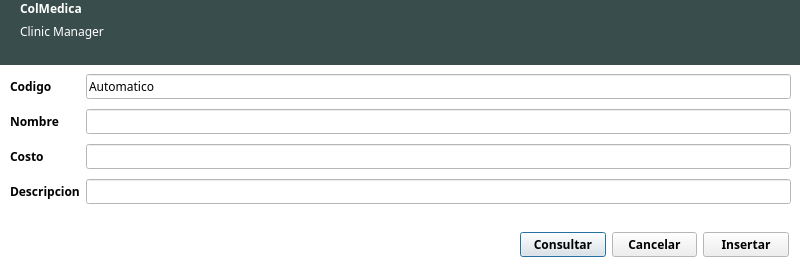
<?xml version="1.0" encoding="UTF-8"?>
<ui version="4.0">
 <class>dialogNuevoMedicamento</class>
 <widget class="QDialog" name="dialogNuevoMedicamento">
  <property name="geometry">
   <rect>
    <x>0</x>
    <y>0</y>
    <width>800</width>
    <height>272</height>
   </rect>
  </property>
  <property name="palette">
   <palette>
    <active>
     <colorrole role="Base">
      <brush brushstyle="SolidPattern">
       <color alpha="255">
        <red>255</red>
        <green>255</green>
        <blue>255</blue>
       </color>
      </brush>
     </colorrole>
     <colorrole role="Window">
      <brush brushstyle="SolidPattern">
       <color alpha="255">
        <red>255</red>
        <green>255</green>
        <blue>255</blue>
       </color>
      </brush>
     </colorrole>
    </active>
    <inactive>
     <colorrole role="Base">
      <brush brushstyle="SolidPattern">
       <color alpha="255">
        <red>255</red>
        <green>255</green>
        <blue>255</blue>
       </color>
      </brush>
     </colorrole>
     <colorrole role="Window">
      <brush brushstyle="SolidPattern">
       <color alpha="255">
        <red>255</red>
        <green>255</green>
        <blue>255</blue>
       </color>
      </brush>
     </colorrole>
    </inactive>
    <disabled>
     <colorrole role="Base">
      <brush brushstyle="SolidPattern">
       <color alpha="255">
        <red>255</red>
        <green>255</green>
        <blue>255</blue>
       </color>
      </brush>
     </colorrole>
     <colorrole role="Window">
      <brush brushstyle="SolidPattern">
       <color alpha="255">
        <red>255</red>
        <green>255</green>
        <blue>255</blue>
       </color>
      </brush>
     </colorrole>
    </disabled>
   </palette>
  </property>
  <property name="font">
   <font>
    <family>Ubuntu Condensed</family>
    <weight>75</weight>
    <bold>true</bold>
   </font>
  </property>
  <property name="cursor">
   <cursorShape>PointingHandCursor</cursorShape>
  </property>
  <property name="windowTitle">
   <string>Nuevo medicamento</string>
  </property>
  <property name="autoFillBackground">
   <bool>false</bool>
  </property>
  <widget class="QWidget" name="widgetCabecera" native="true">
   <property name="geometry">
    <rect>
     <x>0</x>
     <y>0</y>
     <width>800</width>
     <height>65</height>
    </rect>
   </property>
   <property name="palette">
    <palette>
     <active>
      <colorrole role="WindowText">
       <brush brushstyle="SolidPattern">
        <color alpha="255">
         <red>255</red>
         <green>255</green>
         <blue>255</blue>
        </color>
       </brush>
      </colorrole>
      <colorrole role="Base">
       <brush brushstyle="SolidPattern">
        <color alpha="255">
         <red>255</red>
         <green>255</green>
         <blue>255</blue>
        </color>
       </brush>
      </colorrole>
      <colorrole role="Window">
       <brush brushstyle="SolidPattern">
        <color alpha="255">
         <red>57</red>
         <green>77</green>
         <blue>76</blue>
        </color>
       </brush>
      </colorrole>
     </active>
     <inactive>
      <colorrole role="WindowText">
       <brush brushstyle="SolidPattern">
        <color alpha="255">
         <red>255</red>
         <green>255</green>
         <blue>255</blue>
        </color>
       </brush>
      </colorrole>
      <colorrole role="Base">
       <brush brushstyle="SolidPattern">
        <color alpha="255">
         <red>255</red>
         <green>255</green>
         <blue>255</blue>
        </color>
       </brush>
      </colorrole>
      <colorrole role="Window">
       <brush brushstyle="SolidPattern">
        <color alpha="255">
         <red>57</red>
         <green>77</green>
         <blue>76</blue>
        </color>
       </brush>
      </colorrole>
     </inactive>
     <disabled>
      <colorrole role="WindowText">
       <brush brushstyle="SolidPattern">
        <color alpha="255">
         <red>159</red>
         <green>158</green>
         <blue>158</blue>
        </color>
       </brush>
      </colorrole>
      <colorrole role="Base">
       <brush brushstyle="SolidPattern">
        <color alpha="255">
         <red>57</red>
         <green>77</green>
         <blue>76</blue>
        </color>
       </brush>
      </colorrole>
      <colorrole role="Window">
       <brush brushstyle="SolidPattern">
        <color alpha="255">
         <red>57</red>
         <green>77</green>
         <blue>76</blue>
        </color>
       </brush>
      </colorrole>
     </disabled>
    </palette>
   </property>
   <property name="autoFillBackground">
    <bool>true</bool>
   </property>
   <widget class="QWidget" name="layoutWidget_4">
    <property name="geometry">
     <rect>
      <x>20</x>
      <y>0</y>
      <width>162</width>
      <height>62</height>
     </rect>
    </property>
    <layout class="QFormLayout" name="formLayout_5">
     <item row="0" column="0">
      <widget class="QLabel" name="labelColMedica">
       <property name="styleSheet">
        <string notr="true">font: 30pt &quot;Ubuntu Condensed&quot;;
color: rgb(255, 255, 255);</string>
       </property>
       <property name="text">
        <string>ColMedica</string>
       </property>
      </widget>
     </item>
     <item row="1" column="0">
      <widget class="QLabel" name="labelClinicManager">
       <property name="font">
        <font>
         <weight>50</weight>
         <bold>false</bold>
        </font>
       </property>
       <property name="text">
        <string>Clinic Manager</string>
       </property>
      </widget>
     </item>
    </layout>
   </widget>
  </widget>
  <widget class="QWidget" name="layoutWidget">
   <property name="geometry">
    <rect>
     <x>10</x>
     <y>70</y>
     <width>781</width>
     <height>141</height>
    </rect>
   </property>
   <layout class="QGridLayout" name="gridLayout">
    <item row="1" column="1">
     <widget class="QLineEdit" name="lineEditNombre">
      <property name="font">
       <font>
        <weight>50</weight>
        <bold>false</bold>
       </font>
      </property>
      <property name="inputMask">
       <string>AAAAAAAAAAAAAAAAAAAAAAAAAAAAAAAAAAAAAAAA; </string>
      </property>
     </widget>
    </item>
    <item row="2" column="0">
     <widget class="QLabel" name="labelCosto">
      <property name="text">
       <string>Costo</string>
      </property>
     </widget>
    </item>
    <item row="0" column="0">
     <widget class="QLabel" name="labelCodigo">
      <property name="text">
       <string>Codigo</string>
      </property>
     </widget>
    </item>
    <item row="1" column="0">
     <widget class="QLabel" name="labelNombre">
      <property name="text">
       <string>Nombre</string>
      </property>
     </widget>
    </item>
    <item row="3" column="1">
     <widget class="QLineEdit" name="lineEditDescripcion">
      <property name="font">
       <font>
        <weight>50</weight>
        <bold>false</bold>
       </font>
      </property>
      <property name="inputMask">
       <string>AAAAAAAAAAAAAAAAAAAAAAAAAAAAAAAAAAAAAAAA; </string>
      </property>
     </widget>
    </item>
    <item row="3" column="0">
     <widget class="QLabel" name="labelDescripcion">
      <property name="text">
       <string>Descripcion</string>
      </property>
     </widget>
    </item>
    <item row="2" column="1">
     <widget class="QLineEdit" name="lineEditCosto">
      <property name="font">
       <font>
        <weight>50</weight>
        <bold>false</bold>
       </font>
      </property>
      <property name="inputMask">
       <string>99999999999999999999; </string>
      </property>
     </widget>
    </item>
    <item row="0" column="1">
     <widget class="QLineEdit" name="lineEditCodigo">
      <property name="font">
       <font>
        <weight>50</weight>
        <bold>false</bold>
       </font>
      </property>
      <property name="text">
       <string>Automatico</string>
      </property>
      <property name="readOnly">
       <bool>true</bool>
      </property>
     </widget>
    </item>
   </layout>
  </widget>
  <widget class="QWidget" name="layoutWidget">
   <property name="geometry">
    <rect>
     <x>520</x>
     <y>230</y>
     <width>269</width>
     <height>29</height>
    </rect>
   </property>
   <layout class="QGridLayout" name="gridLayout_2">
    <item row="0" column="0">
     <widget class="QPushButton" name="pushButtonConsultar">
      <property name="text">
       <string>Consultar</string>
      </property>
     </widget>
    </item>
    <item row="0" column="1">
     <widget class="QPushButton" name="pushButtonCancelar">
      <property name="text">
       <string>Cancelar</string>
      </property>
     </widget>
    </item>
    <item row="0" column="2">
     <widget class="QPushButton" name="pushButtonInsertar">
      <property name="text">
       <string>Insertar</string>
      </property>
     </widget>
    </item>
   </layout>
  </widget>
 </widget>
 <resources/>
 <connections/>
</ui>
